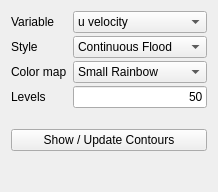
           <widget class="QWidget" name="postProcessTabPage1">
            <attribute name="title">
             <string>Contour</string>
            </attribute>
            <layout class="QGridLayout" name="gridLayout_21">
             <item row="0" column="0">
              <layout class="QVBoxLayout" name="_96">
               <item>
                <layout class="QGridLayout" name="_97">
                 <property name="horizontalSpacing">
                  <number>6</number>
                 </property>
                 <property name="verticalSpacing">
                  <number>3</number>
                 </property>
                 <item row="0" column="0">
                  <widget class="QLabel" name="label_140">
                   <property name="text">
                    <string>Variable</string>
                   </property>
                  </widget>
                 </item>
                 <item row="0" column="1">
                  <widget class="QComboBox" name="contourVarComboBox">
                   <item>
                    <property name="text">
                     <string>u velocity</string>
                    </property>
                   </item>
                   <item>
                    <property name="text">
                     <string>v velocity</string>
                    </property>
                   </item>
                   <item>
                    <property name="text">
                     <string>Pressure</string>
                    </property>
                   </item>
                  </widget>
                 </item>
                 <item row="1" column="0">
                  <widget class="QLabel" name="label_141">
                   <property name="text">
                    <string>Style</string>
                   </property>
                  </widget>
                 </item>
                 <item row="1" column="1">
                  <widget class="QComboBox" name="contourStyleComboBox">
                   <property name="currentIndex">
                    <number>0</number>
                   </property>
                   <item>
                    <property name="text">
                     <string>Continuous Flood</string>
                    </property>
                   </item>
                   <item>
                    <property name="text">
                     <string>Average Cell Flood</string>
                    </property>
                   </item>
                  </widget>
                 </item>
                 <item row="2" column="0">
                  <widget class="QLabel" name="label_142">
                   <property name="text">
                    <string>Color map</string>
                   </property>
                  </widget>
                 </item>
                 <item row="2" column="1">
                  <widget class="QComboBox" name="colorMapComboBox">
                   <property name="currentIndex">
                    <number>1</number>
                   </property>
                   <item>
                    <property name="text">
                     <string>Black and White</string>
                    </property>
                   </item>
                   <item>
                    <property name="text">
                     <string>Small Rainbow</string>
                    </property>
                   </item>
                  </widget>
                 </item>
                 <item row="3" column="0">
                  <widget class="QLabel" name="label_143">
                   <property name="text">
                    <string>Levels</string>
                   </property>
                  </widget>
                 </item>
                 <item row="3" column="1">
                  <widget class="QLineEdit" name="contourLevelEdit">
                   <property name="minimumSize">
                    <size>
                     <width>0</width>
                     <height>0</height>
                    </size>
                   </property>
                   <property name="maximumSize">
                    <size>
                     <width>16777215</width>
                     <height>16777215</height>
                    </size>
                   </property>
                   <property name="text">
                    <string>50</string>
                   </property>
                   <property name="alignment">
                    <set>Qt::AlignRight</set>
                   </property>
                  </widget>
                 </item>
                </layout>
               </item>
               <item>
                <spacer name="verticalSpacer_13">
                 <property name="orientation">
                  <enum>Qt::Vertical</enum>
                 </property>
                 <property name="sizeType">
                  <enum>QSizePolicy::Minimum</enum>
                 </property>
                 <property name="sizeHint" stdset="0">
                  <size>
                   <width>20</width>
                   <height>15</height>
                  </size>
                 </property>
                </spacer>
               </item>
               <item>
                <layout class="QHBoxLayout" name="_99">
                 <item>
                  <widget class="QPushButton" name="showContoursButton">
                   <property name="text">
                    <string>Show / Update Contours</string>
                   </property>
                  </widget>
                 </item>
                </layout>
               </item>
              </layout>
             </item>
             <item row="1" column="0">
              <spacer>
               <property name="orientation">
                <enum>Qt::Vertical</enum>
               </property>
               <property name="sizeType">
                <enum>QSizePolicy::MinimumExpanding</enum>
               </property>
               <property name="sizeHint" stdset="0">
                <size>
                 <width>20</width>
                 <height>30</height>
                </size>
               </property>
              </spacer>
             </item>
            </layout>
           </widget>
